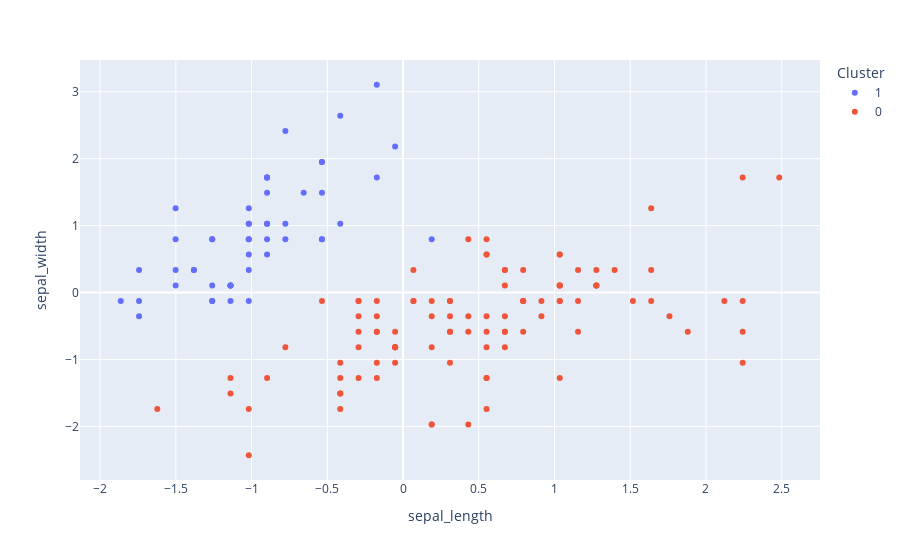

Write notebook code for a chart like this one.
### Code cell
# Graficacion segun los clusters

datos_con_clusters['Cluster'] = datos_con_clusters["Cluster"].astype("category")

fig = px.scatter(datos_con_clusters,
                 x = 'sepal_length',
                 y = 'sepal_width',
                 color = 'Cluster',
                )
fig.show()
